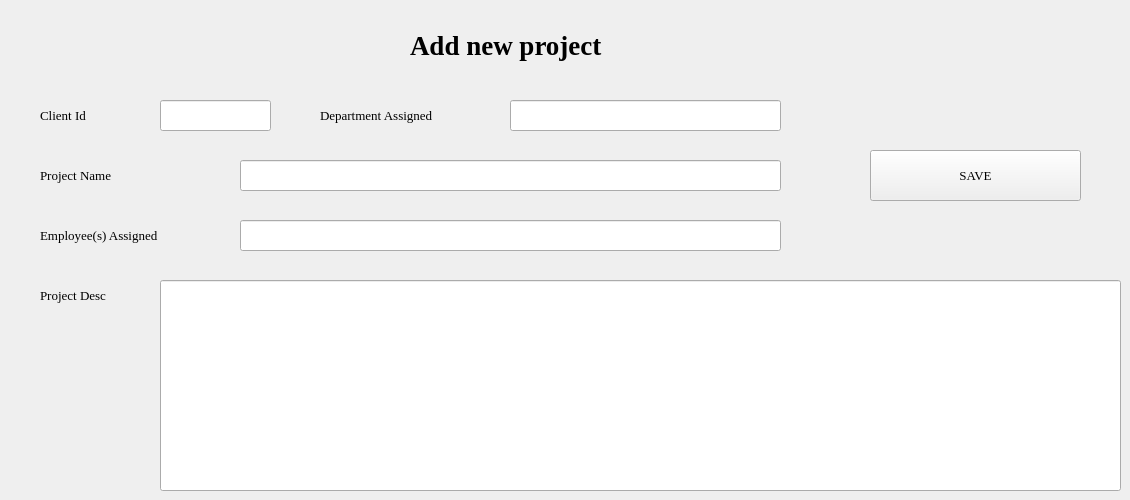
      <widget class="QWidget" name="tab_19">
       <attribute name="title">
        <string>add new project</string>
       </attribute>
       <widget class="QPushButton" name="pushButton_23">
        <property name="geometry">
         <rect>
          <x>870</x>
          <y>150</y>
          <width>211</width>
          <height>51</height>
         </rect>
        </property>
        <property name="font">
         <font>
          <family>Georgia</family>
          <pointsize>10</pointsize>
         </font>
        </property>
        <property name="text">
         <string>SAVE</string>
        </property>
       </widget>
       <widget class="QLineEdit" name="lineEdit_97">
        <property name="geometry">
         <rect>
          <x>160</x>
          <y>280</y>
          <width>961</width>
          <height>211</height>
         </rect>
        </property>
        <property name="font">
         <font>
          <family>Georgia</family>
          <pointsize>10</pointsize>
         </font>
        </property>
        <property name="text">
         <string/>
        </property>
       </widget>
       <widget class="QLineEdit" name="lineEdit_99">
        <property name="geometry">
         <rect>
          <x>240</x>
          <y>160</y>
          <width>541</width>
          <height>31</height>
         </rect>
        </property>
        <property name="font">
         <font>
          <family>Georgia</family>
          <pointsize>10</pointsize>
         </font>
        </property>
        <property name="text">
         <string/>
        </property>
       </widget>
       <widget class="QLineEdit" name="lineEdit_100">
        <property name="geometry">
         <rect>
          <x>240</x>
          <y>220</y>
          <width>541</width>
          <height>31</height>
         </rect>
        </property>
        <property name="font">
         <font>
          <family>Georgia</family>
          <pointsize>10</pointsize>
         </font>
        </property>
        <property name="text">
         <string/>
        </property>
       </widget>
       <widget class="QLabel" name="label_108">
        <property name="geometry">
         <rect>
          <x>40</x>
          <y>280</y>
          <width>111</width>
          <height>31</height>
         </rect>
        </property>
        <property name="font">
         <font>
          <family>Georgia</family>
          <pointsize>10</pointsize>
         </font>
        </property>
        <property name="text">
         <string>Project Desc</string>
        </property>
       </widget>
       <widget class="QLineEdit" name="lineEdit_101">
        <property name="geometry">
         <rect>
          <x>160</x>
          <y>100</y>
          <width>111</width>
          <height>31</height>
         </rect>
        </property>
        <property name="font">
         <font>
          <family>Georgia</family>
          <pointsize>10</pointsize>
         </font>
        </property>
        <property name="text">
         <string/>
        </property>
       </widget>
       <widget class="QLabel" name="label_109">
        <property name="geometry">
         <rect>
          <x>40</x>
          <y>220</y>
          <width>181</width>
          <height>31</height>
         </rect>
        </property>
        <property name="font">
         <font>
          <family>Georgia</family>
          <pointsize>10</pointsize>
         </font>
        </property>
        <property name="text">
         <string>Employee(s) Assigned</string>
        </property>
       </widget>
       <widget class="QLineEdit" name="lineEdit_102">
        <property name="geometry">
         <rect>
          <x>510</x>
          <y>100</y>
          <width>271</width>
          <height>31</height>
         </rect>
        </property>
        <property name="font">
         <font>
          <family>Georgia</family>
          <pointsize>10</pointsize>
         </font>
        </property>
        <property name="text">
         <string/>
        </property>
       </widget>
       <widget class="QLabel" name="label_110">
        <property name="geometry">
         <rect>
          <x>410</x>
          <y>20</y>
          <width>291</width>
          <height>51</height>
         </rect>
        </property>
        <property name="font">
         <font>
          <family>Georgia</family>
          <pointsize>20</pointsize>
          <weight>75</weight>
          <bold>true</bold>
         </font>
        </property>
        <property name="text">
         <string>Add new project</string>
        </property>
       </widget>
       <widget class="QLabel" name="label_111">
        <property name="geometry">
         <rect>
          <x>40</x>
          <y>100</y>
          <width>91</width>
          <height>31</height>
         </rect>
        </property>
        <property name="font">
         <font>
          <family>Georgia</family>
          <pointsize>10</pointsize>
         </font>
        </property>
        <property name="text">
         <string>Client Id</string>
        </property>
       </widget>
       <widget class="QLabel" name="label_112">
        <property name="geometry">
         <rect>
          <x>40</x>
          <y>160</y>
          <width>111</width>
          <height>31</height>
         </rect>
        </property>
        <property name="font">
         <font>
          <family>Georgia</family>
          <pointsize>10</pointsize>
         </font>
        </property>
        <property name="text">
         <string>Project Name</string>
        </property>
       </widget>
       <widget class="QLabel" name="label_113">
        <property name="geometry">
         <rect>
          <x>320</x>
          <y>100</y>
          <width>181</width>
          <height>31</height>
         </rect>
        </property>
        <property name="font">
         <font>
          <family>Georgia</family>
          <pointsize>10</pointsize>
         </font>
        </property>
        <property name="text">
         <string>Department Assigned</string>
        </property>
       </widget>
      </widget>
